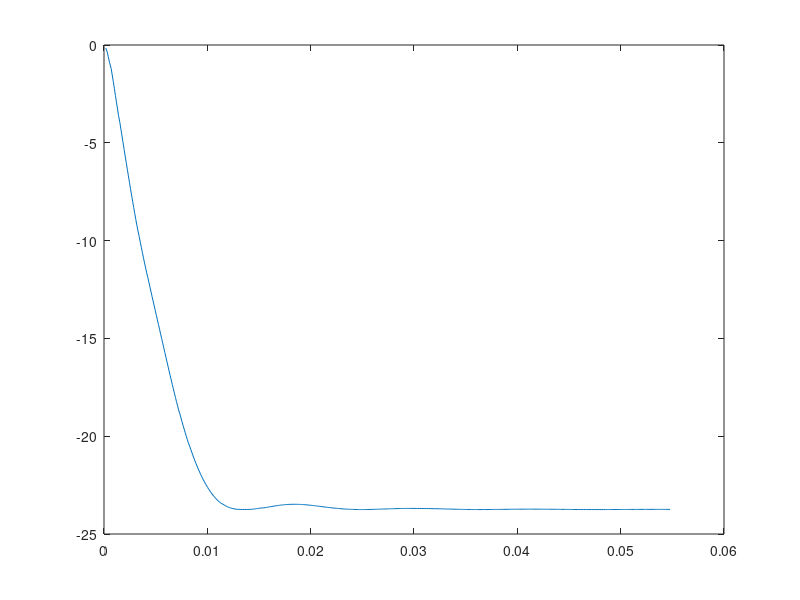

MATLAB code for this plot:
% Nesterov's algorithm appling to exercise 2

clear;
clc;

%% Settings of parameter matrices and vectors
n=10;
BB = zeros(n,n);
S = zeros(n,n);
e_1=zeros(n,1);
e_n=zeros(n,1);
%x=zeros(n,1);

%define matrix S
S(1,1)=1;
S(1,2)=-1;
S(n,n)=1;
S(n,n-1)=-1;
for i=2:(n-1)
	S(i,i-1)=-1;
	S(i,i)=2;
	S(i,i+1)=-1;
end

%define matrix BB
BB(1,1)=2;
BB(1,2)=-1;
BB(n,n)=1;
BB(n,n-1)=-1;
for i=2:(n-1)
	BB(i,i-1)=-1;
	BB(i,i)=2;
	BB(i,i+1)=-1;
end

%define vector e_n
e_n(n,1)=1;

%define vector e_1
e_1(1,1)=1;

%% Settings of initial values

xup=zeros(n,1);
x=xup; 
xstar=[1:n]';
maxIter=500;
L = 100;
M=L;
%h = 1/L;%h>1/L

  format long
 
%% Nesterov's method algorithm in original function form
% define f function 
  f = @(x)((L/80)*x'*BB*x-(L/40)*e_n'*x);
  gradf =@(x)((L/40)*BB*x-(L/40)*e_n); 
    
% define g function
  g = @(x)((M/80)*x'*S*x-(M/40)*(e_n-e_1)'*x);
  gradg =@(x)((M/40)*S*x-(M/40)*(e_n-e_1)); 
  
% define phi function
  phi =@(x) (f(x) + g(x));
  gradphi =@(x) (gradf(x) + gradg(x));
  
  vec_fx = zeros(maxIter,1);
  vec_ec = zeros(maxIter,1);
  
%iteration for original function
tic
  for iter =1:maxIter
      lambda = 2/(iter+1);
      gamma = lambda;
      beta = (2*L)/iter; %Works when (20*L)/iter
      xlw=(1-lambda)*xup + lambda*x;
      d = gradphi(xlw);
      x = x - (1/beta)*d;
      xup=(1-gamma)*xup + gamma*x;
      %save obj value and eclapse time of each iter
      fx = phi(xup);
      vec_fx(iter) = fx;
      vec_ec(iter)= toc;
      iter;
      max(xup); % increases at an increase rate 
      f(xstar)-f(xup); %diverges at iter=4   
  end  
  xup;
  max(xup)
  f(xup)-f(xstar);
  vec_fx = vec_fx(1:iter);
  plot(vec_fx);
  vec_ec =vec_ec(1:iter);
  plot(vec_ec,vec_fx)

%% Remark:
% Setting function Lip half doesn't work without beta *10, 
% solution is to shrink funtion Lip by 10 times to trade off beta change.
% Now it even works with n=1000, iter=50000
 